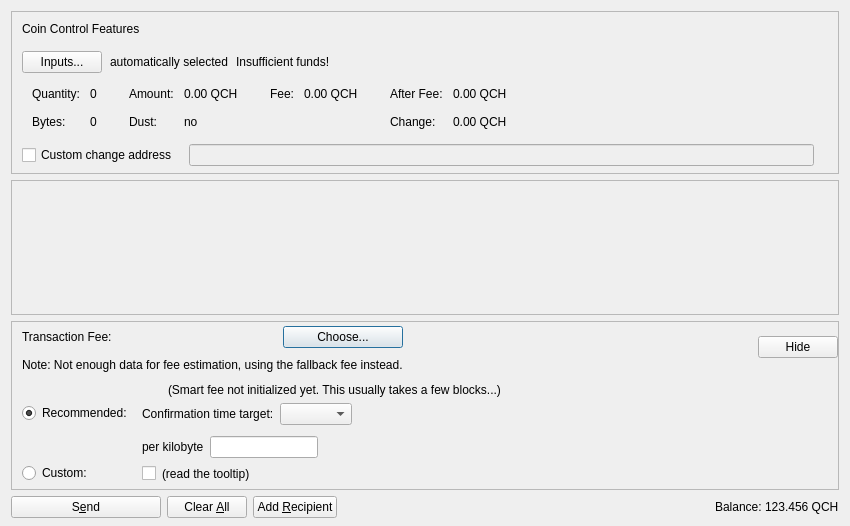
<?xml version="1.0" encoding="UTF-8"?>
<ui version="4.0">
 <class>SendCoinsDialog</class>
 <widget class="QDialog" name="SendCoinsDialog">
  <property name="geometry">
   <rect>
    <x>0</x>
    <y>0</y>
    <width>850</width>
    <height>526</height>
   </rect>
  </property>
  <property name="windowTitle">
   <string>Send Coins</string>
  </property>
  <layout class="QVBoxLayout" name="verticalLayout" stretch="0,1,0,0">
   <property name="bottomMargin">
    <number>8</number>
   </property>
   <item>
    <widget class="QFrame" name="frameCoinControl">
     <property name="sizePolicy">
      <sizepolicy hsizetype="Expanding" vsizetype="Expanding">
       <horstretch>0</horstretch>
       <verstretch>0</verstretch>
      </sizepolicy>
     </property>
     <property name="maximumSize">
      <size>
       <width>16777215</width>
       <height>16777215</height>
      </size>
     </property>
     <property name="frameShape">
      <enum>QFrame::StyledPanel</enum>
     </property>
     <property name="frameShadow">
      <enum>QFrame::Sunken</enum>
     </property>
     <layout class="QVBoxLayout" name="verticalLayoutCoinControl2">
      <property name="spacing">
       <number>0</number>
      </property>
      <property name="leftMargin">
       <number>0</number>
      </property>
      <property name="topMargin">
       <number>0</number>
      </property>
      <property name="rightMargin">
       <number>0</number>
      </property>
      <property name="bottomMargin">
       <number>6</number>
      </property>
      <item>
       <layout class="QVBoxLayout" name="verticalLayoutCoinControl" stretch="0,0,0,0,1">
        <property name="spacing">
         <number>0</number>
        </property>
        <property name="leftMargin">
         <number>10</number>
        </property>
        <property name="topMargin">
         <number>10</number>
        </property>
        <item>
         <layout class="QHBoxLayout" name="horizontalLayoutCoinControl1">
          <property name="bottomMargin">
           <number>15</number>
          </property>
          <item>
           <widget class="QLabel" name="labelCoinControlFeatures">
            <property name="sizePolicy">
             <sizepolicy hsizetype="Preferred" vsizetype="Maximum">
              <horstretch>0</horstretch>
              <verstretch>0</verstretch>
             </sizepolicy>
            </property>
            <property name="text">
             <string>Coin Control Features</string>
            </property>
           </widget>
          </item>
         </layout>
        </item>
        <item>
         <layout class="QHBoxLayout" name="horizontalLayoutCoinControl2" stretch="0,0,0,0">
          <property name="spacing">
           <number>8</number>
          </property>
          <property name="bottomMargin">
           <number>10</number>
          </property>
          <item>
           <widget class="QPushButton" name="pushButtonCoinControl">
            <property name="styleSheet">
             <string notr="true"/>
            </property>
            <property name="text">
             <string>Inputs...</string>
            </property>
            <property name="autoDefault">
             <bool>false</bool>
            </property>
           </widget>
          </item>
          <item>
           <widget class="QLabel" name="labelCoinControlAutomaticallySelected">
            <property name="text">
             <string>automatically selected</string>
            </property>
            <property name="margin">
             <number>5</number>
            </property>
           </widget>
          </item>
          <item>
           <widget class="QLabel" name="labelCoinControlInsuffFunds">
            <property name="text">
             <string>Insufficient funds!</string>
            </property>
            <property name="margin">
             <number>5</number>
            </property>
           </widget>
          </item>
          <item>
           <spacer name="horizontalSpacerCoinControl">
            <property name="orientation">
             <enum>Qt::Horizontal</enum>
            </property>
            <property name="sizeHint" stdset="0">
             <size>
              <width>40</width>
              <height>1</height>
             </size>
            </property>
           </spacer>
          </item>
         </layout>
        </item>
        <item>
         <widget class="QWidget" name="widgetCoinControl" native="true">
          <property name="sizePolicy">
           <sizepolicy hsizetype="Preferred" vsizetype="Preferred">
            <horstretch>0</horstretch>
            <verstretch>0</verstretch>
           </sizepolicy>
          </property>
          <property name="minimumSize">
           <size>
            <width>0</width>
            <height>0</height>
           </size>
          </property>
          <property name="styleSheet">
           <string notr="true"/>
          </property>
          <layout class="QHBoxLayout" name="horizontalLayoutCoinControl5">
           <property name="leftMargin">
            <number>0</number>
           </property>
           <property name="topMargin">
            <number>0</number>
           </property>
           <property name="rightMargin">
            <number>0</number>
           </property>
           <property name="bottomMargin">
            <number>0</number>
           </property>
           <item>
            <layout class="QHBoxLayout" name="horizontalLayoutCoinControl3" stretch="0,0,0,1">
             <property name="spacing">
              <number>20</number>
             </property>
             <property name="topMargin">
              <number>0</number>
             </property>
             <property name="bottomMargin">
              <number>10</number>
             </property>
             <item>
              <layout class="QFormLayout" name="formLayoutCoinControl1">
               <property name="horizontalSpacing">
                <number>10</number>
               </property>
               <property name="verticalSpacing">
                <number>14</number>
               </property>
               <property name="leftMargin">
                <number>10</number>
               </property>
               <property name="topMargin">
                <number>4</number>
               </property>
               <property name="rightMargin">
                <number>6</number>
               </property>
               <item row="0" column="0">
                <widget class="QLabel" name="labelCoinControlQuantityText">
                 <property name="text">
                  <string>Quantity:</string>
                 </property>
                 <property name="margin">
                  <number>0</number>
                 </property>
                </widget>
               </item>
               <item row="0" column="1">
                <widget class="QLabel" name="labelCoinControlQuantity">
                 <property name="cursor">
                  <cursorShape>IBeamCursor</cursorShape>
                 </property>
                 <property name="contextMenuPolicy">
                  <enum>Qt::ActionsContextMenu</enum>
                 </property>
                 <property name="text">
                  <string notr="true">0</string>
                 </property>
                 <property name="margin">
                  <number>0</number>
                 </property>
                 <property name="textInteractionFlags">
                  <set>Qt::LinksAccessibleByMouse|Qt::TextSelectableByKeyboard|Qt::TextSelectableByMouse</set>
                 </property>
                </widget>
               </item>
               <item row="1" column="0">
                <widget class="QLabel" name="labelCoinControlBytesText">
                 <property name="text">
                  <string>Bytes:</string>
                 </property>
                </widget>
               </item>
               <item row="1" column="1">
                <widget class="QLabel" name="labelCoinControlBytes">
                 <property name="cursor">
                  <cursorShape>IBeamCursor</cursorShape>
                 </property>
                 <property name="contextMenuPolicy">
                  <enum>Qt::ActionsContextMenu</enum>
                 </property>
                 <property name="text">
                  <string notr="true">0</string>
                 </property>
                 <property name="textInteractionFlags">
                  <set>Qt::LinksAccessibleByMouse|Qt::TextSelectableByKeyboard|Qt::TextSelectableByMouse</set>
                 </property>
                </widget>
               </item>
              </layout>
             </item>
             <item>
              <layout class="QFormLayout" name="formLayoutCoinControl2">
               <property name="horizontalSpacing">
                <number>10</number>
               </property>
               <property name="verticalSpacing">
                <number>14</number>
               </property>
               <property name="leftMargin">
                <number>6</number>
               </property>
               <property name="topMargin">
                <number>4</number>
               </property>
               <property name="rightMargin">
                <number>6</number>
               </property>
               <item row="0" column="0">
                <widget class="QLabel" name="labelCoinControlAmountText">
                 <property name="text">
                  <string>Amount:</string>
                 </property>
                 <property name="margin">
                  <number>0</number>
                 </property>
                </widget>
               </item>
               <item row="0" column="1">
                <widget class="QLabel" name="labelCoinControlAmount">
                 <property name="cursor">
                  <cursorShape>IBeamCursor</cursorShape>
                 </property>
                 <property name="contextMenuPolicy">
                  <enum>Qt::ActionsContextMenu</enum>
                 </property>
                 <property name="text">
                  <string notr="true">0.00 QCH</string>
                 </property>
                 <property name="textInteractionFlags">
                  <set>Qt::LinksAccessibleByMouse|Qt::TextSelectableByKeyboard|Qt::TextSelectableByMouse</set>
                 </property>
                </widget>
               </item>
               <item row="1" column="0">
                <widget class="QLabel" name="labelCoinControlLowOutputText">
                 <property name="text">
                  <string>Dust:</string>
                 </property>
                </widget>
               </item>
               <item row="1" column="1">
                <widget class="QLabel" name="labelCoinControlLowOutput">
                 <property name="cursor">
                  <cursorShape>IBeamCursor</cursorShape>
                 </property>
                 <property name="contextMenuPolicy">
                  <enum>Qt::ActionsContextMenu</enum>
                 </property>
                 <property name="text">
                  <string notr="true">no</string>
                 </property>
                 <property name="textInteractionFlags">
                  <set>Qt::LinksAccessibleByMouse|Qt::TextSelectableByKeyboard|Qt::TextSelectableByMouse</set>
                 </property>
                </widget>
               </item>
              </layout>
             </item>
             <item>
              <layout class="QFormLayout" name="formLayoutCoinControl3">
               <property name="horizontalSpacing">
                <number>10</number>
               </property>
               <property name="verticalSpacing">
                <number>14</number>
               </property>
               <property name="leftMargin">
                <number>6</number>
               </property>
               <property name="topMargin">
                <number>4</number>
               </property>
               <property name="rightMargin">
                <number>6</number>
               </property>
               <item row="0" column="0">
                <widget class="QLabel" name="labelCoinControlFeeText">
                 <property name="text">
                  <string>Fee:</string>
                 </property>
                 <property name="margin">
                  <number>0</number>
                 </property>
                </widget>
               </item>
               <item row="0" column="1">
                <widget class="QLabel" name="labelCoinControlFee">
                 <property name="cursor">
                  <cursorShape>IBeamCursor</cursorShape>
                 </property>
                 <property name="contextMenuPolicy">
                  <enum>Qt::ActionsContextMenu</enum>
                 </property>
                 <property name="text">
                  <string notr="true">0.00 QCH</string>
                 </property>
                 <property name="textInteractionFlags">
                  <set>Qt::LinksAccessibleByMouse|Qt::TextSelectableByKeyboard|Qt::TextSelectableByMouse</set>
                 </property>
                </widget>
               </item>
              </layout>
             </item>
             <item>
              <layout class="QFormLayout" name="formLayoutCoinControl4">
               <property name="horizontalSpacing">
                <number>10</number>
               </property>
               <property name="verticalSpacing">
                <number>14</number>
               </property>
               <property name="leftMargin">
                <number>6</number>
               </property>
               <property name="topMargin">
                <number>4</number>
               </property>
               <property name="rightMargin">
                <number>6</number>
               </property>
               <item row="0" column="0">
                <widget class="QLabel" name="labelCoinControlAfterFeeText">
                 <property name="text">
                  <string>After Fee:</string>
                 </property>
                 <property name="margin">
                  <number>0</number>
                 </property>
                </widget>
               </item>
               <item row="0" column="1">
                <widget class="QLabel" name="labelCoinControlAfterFee">
                 <property name="cursor">
                  <cursorShape>IBeamCursor</cursorShape>
                 </property>
                 <property name="contextMenuPolicy">
                  <enum>Qt::ActionsContextMenu</enum>
                 </property>
                 <property name="text">
                  <string notr="true">0.00 QCH</string>
                 </property>
                 <property name="textInteractionFlags">
                  <set>Qt::LinksAccessibleByMouse|Qt::TextSelectableByKeyboard|Qt::TextSelectableByMouse</set>
                 </property>
                </widget>
               </item>
               <item row="1" column="0">
                <widget class="QLabel" name="labelCoinControlChangeText">
                 <property name="text">
                  <string>Change:</string>
                 </property>
                </widget>
               </item>
               <item row="1" column="1">
                <widget class="QLabel" name="labelCoinControlChange">
                 <property name="cursor">
                  <cursorShape>IBeamCursor</cursorShape>
                 </property>
                 <property name="contextMenuPolicy">
                  <enum>Qt::ActionsContextMenu</enum>
                 </property>
                 <property name="text">
                  <string notr="true">0.00 QCH</string>
                 </property>
                 <property name="textInteractionFlags">
                  <set>Qt::LinksAccessibleByMouse|Qt::TextSelectableByKeyboard|Qt::TextSelectableByMouse</set>
                 </property>
                </widget>
               </item>
              </layout>
             </item>
            </layout>
           </item>
          </layout>
         </widget>
        </item>
        <item>
         <layout class="QHBoxLayout" name="horizontalLayoutCoinControl4" stretch="0,0,0">
          <property name="spacing">
           <number>12</number>
          </property>
          <property name="sizeConstraint">
           <enum>QLayout::SetDefaultConstraint</enum>
          </property>
          <property name="topMargin">
           <number>5</number>
          </property>
          <property name="rightMargin">
           <number>5</number>
          </property>
          <item>
           <widget class="QCheckBox" name="checkBoxCoinControlChange">
            <property name="toolTip">
             <string>If this is activated, but the change address is empty or invalid, change will be sent to a newly generated address.</string>
            </property>
            <property name="text">
             <string>Custom change address</string>
            </property>
           </widget>
          </item>
          <item>
           <widget class="QValidatedLineEdit" name="lineEditCoinControlChange">
            <property name="enabled">
             <bool>false</bool>
            </property>
            <property name="sizePolicy">
             <sizepolicy hsizetype="Expanding" vsizetype="Fixed">
              <horstretch>0</horstretch>
              <verstretch>0</verstretch>
             </sizepolicy>
            </property>
           </widget>
          </item>
          <item>
           <widget class="QLabel" name="labelCoinControlChangeLabel">
            <property name="sizePolicy">
             <sizepolicy hsizetype="Preferred" vsizetype="Expanding">
              <horstretch>0</horstretch>
              <verstretch>0</verstretch>
             </sizepolicy>
            </property>
            <property name="minimumSize">
             <size>
              <width>0</width>
              <height>0</height>
             </size>
            </property>
            <property name="text">
             <string/>
            </property>
            <property name="margin">
             <number>3</number>
            </property>
           </widget>
          </item>
         </layout>
        </item>
        <item>
         <spacer name="verticalSpacerCoinControl">
          <property name="orientation">
           <enum>Qt::Vertical</enum>
          </property>
          <property name="sizeHint" stdset="0">
           <size>
            <width>800</width>
            <height>1</height>
           </size>
          </property>
         </spacer>
        </item>
       </layout>
      </item>
     </layout>
    </widget>
   </item>
   <item>
    <widget class="QScrollArea" name="scrollArea">
     <property name="widgetResizable">
      <bool>true</bool>
     </property>
     <widget class="QWidget" name="scrollAreaWidgetContents">
      <property name="geometry">
       <rect>
        <x>0</x>
        <y>0</y>
        <width>830</width>
        <height>104</height>
       </rect>
      </property>
      <layout class="QVBoxLayout" name="verticalLayout_2" stretch="0,1">
       <property name="leftMargin">
        <number>0</number>
       </property>
       <property name="topMargin">
        <number>0</number>
       </property>
       <property name="rightMargin">
        <number>0</number>
       </property>
       <property name="bottomMargin">
        <number>0</number>
       </property>
       <item>
        <layout class="QVBoxLayout" name="entries">
         <property name="spacing">
          <number>6</number>
         </property>
        </layout>
       </item>
       <item>
        <spacer name="verticalSpacer">
         <property name="orientation">
          <enum>Qt::Vertical</enum>
         </property>
         <property name="sizeHint" stdset="0">
          <size>
           <width>20</width>
           <height>40</height>
          </size>
         </property>
        </spacer>
       </item>
      </layout>
     </widget>
    </widget>
   </item>
   <item>
    <widget class="QFrame" name="frameFee">
     <property name="sizePolicy">
      <sizepolicy hsizetype="Expanding" vsizetype="Expanding">
       <horstretch>0</horstretch>
       <verstretch>0</verstretch>
      </sizepolicy>
     </property>
     <property name="maximumSize">
      <size>
       <width>16777215</width>
       <height>16777215</height>
      </size>
     </property>
     <property name="frameShape">
      <enum>QFrame::StyledPanel</enum>
     </property>
     <property name="frameShadow">
      <enum>QFrame::Sunken</enum>
     </property>
     <layout class="QVBoxLayout" name="verticalLayoutFee1">
      <property name="spacing">
       <number>0</number>
      </property>
      <property name="leftMargin">
       <number>0</number>
      </property>
      <property name="topMargin">
       <number>0</number>
      </property>
      <property name="rightMargin">
       <number>0</number>
      </property>
      <property name="bottomMargin">
       <number>0</number>
      </property>
      <item>
       <layout class="QVBoxLayout" name="verticalLayoutFee2" stretch="0,0,0">
        <property name="spacing">
         <number>0</number>
        </property>
        <property name="leftMargin">
         <number>10</number>
        </property>
        <property name="topMargin">
         <number>0</number>
        </property>
        <item>
         <layout class="QHBoxLayout" name="horizontalLayoutFee1">
          <property name="bottomMargin">
           <number>0</number>
          </property>
          <item>
           <layout class="QVBoxLayout" name="verticalLayoutFee7">
            <property name="spacing">
             <number>0</number>
            </property>
            <item>
             <spacer name="verticalSpacerSmartFee">
              <property name="orientation">
               <enum>Qt::Vertical</enum>
              </property>
              <property name="sizeType">
               <enum>QSizePolicy::Fixed</enum>
              </property>
              <property name="sizeHint" stdset="0">
               <size>
                <width>1</width>
                <height>4</height>
               </size>
              </property>
             </spacer>
            </item>
            <item>
             <layout class="QHBoxLayout" name="horizontalLayoutSmartFee">
              <property name="spacing">
               <number>10</number>
              </property>
              <item>
               <widget class="QLabel" name="labelFeeHeadline">
                <property name="sizePolicy">
                 <sizepolicy hsizetype="Preferred" vsizetype="Maximum">
                  <horstretch>0</horstretch>
                  <verstretch>0</verstretch>
                 </sizepolicy>
                </property>
                <property name="text">
                 <string>Transaction Fee:</string>
                </property>
               </widget>
              </item>
              <item>
               <widget class="QLabel" name="labelFeeMinimized">
                <property name="text">
                 <string/>
                </property>
               </widget>
              </item>
              <item>
               <widget class="QPushButton" name="buttonChooseFee">
                <property name="text">
                 <string>Choose...</string>
                </property>
               </widget>
              </item>
             </layout>
            </item>
            <item>
             <spacer name="verticalSpacer_7">
              <property name="orientation">
               <enum>Qt::Vertical</enum>
              </property>
              <property name="sizeHint" stdset="0">
               <size>
                <width>1</width>
                <height>10</height>
               </size>
              </property>
             </spacer>
            </item>
            <item>
             <widget class="QLabel" name="fallbackFeeWarningLabel">
              <property name="toolTip">
               <string>Using the fallbackfee can result in sending a transaction that will take several hours or days (or never) to confirm. Consider choosing your fee manually or wait until you have validated the complete chain.</string>
              </property>
              <property name="text">
               <string>Note: Not enough data for fee estimation, using the fallback fee instead.</string>
              </property>
              <property name="wordWrap">
               <bool>false</bool>
              </property>
             </widget>
            </item>
            <item>
             <spacer name="verticalSpacer_5">
              <property name="orientation">
               <enum>Qt::Vertical</enum>
              </property>
              <property name="sizeHint" stdset="0">
               <size>
                <width>1</width>
                <height>1</height>
               </size>
              </property>
             </spacer>
            </item>
           </layout>
          </item>
          <item>
           <spacer name="horizontalSpacer_4">
            <property name="orientation">
             <enum>Qt::Horizontal</enum>
            </property>
            <property name="sizeHint" stdset="0">
             <size>
              <width>1</width>
              <height>1</height>
             </size>
            </property>
           </spacer>
          </item>
          <item>
           <widget class="QPushButton" name="buttonMinimizeFee">
            <property name="toolTip">
             <string>collapse fee-settings</string>
            </property>
            <property name="text">
             <string>Hide</string>
            </property>
           </widget>
          </item>
         </layout>
        </item>
        <item>
         <widget class="QFrame" name="frameFeeSelection">
          <layout class="QVBoxLayout" name="verticalLayoutFee12">
           <property name="spacing">
            <number>0</number>
           </property>
           <property name="leftMargin">
            <number>0</number>
           </property>
           <property name="topMargin">
            <number>0</number>
           </property>
           <property name="rightMargin">
            <number>0</number>
           </property>
           <property name="bottomMargin">
            <number>0</number>
           </property>
           <item>
            <layout class="QGridLayout" name="gridLayoutFee">
             <property name="topMargin">
              <number>10</number>
             </property>
             <property name="bottomMargin">
              <number>4</number>
             </property>
             <property name="horizontalSpacing">
              <number>10</number>
             </property>
             <property name="verticalSpacing">
              <number>4</number>
             </property>
             <item row="1" column="1">
              <layout class="QVBoxLayout" name="verticalLayoutFee8">
               <property name="spacing">
                <number>6</number>
               </property>
               <property name="topMargin">
                <number>3</number>
               </property>
               <item>
                <layout class="QHBoxLayout" name="horizontalLayoutFee13" stretch="0,0,1">
                 <item>
                  <widget class="QLabel" name="labelCustomPerKilobyte">
                   <property name="toolTip">
                    <string>If the custom fee is set to 1000 duffs and the transaction is only 250 bytes, then &quot;per kilobyte&quot; only pays 250 duffs in fee,&lt;br /&gt;while &quot;at least&quot; pays 1000 duffs. For transactions bigger than a kilobyte both pay by kilobyte.</string>
                   </property>
                   <property name="text">
                    <string>per kilobyte</string>
                   </property>
                  </widget>
                 </item>
                 <item>
                  <widget class="BitcoinAmountField" name="customFee"/>
                 </item>
                 <item>
                  <spacer name="horizontalSpacer_6">
                   <property name="orientation">
                    <enum>Qt::Horizontal</enum>
                   </property>
                   <property name="sizeHint" stdset="0">
                    <size>
                     <width>1</width>
                     <height>1</height>
                    </size>
                   </property>
                  </spacer>
                 </item>
                </layout>
               </item>
               <item>
                <layout class="QHBoxLayout" name="horizontalLayoutFee8">
                 <item>
                  <widget class="QCheckBox" name="checkBoxMinimumFee">
                   <property name="toolTip">
                    <string>Paying only the minimum fee is just fine as long as there is less transaction volume than space in the blocks.&lt;br /&gt;But be aware that this can end up in a never confirming transaction once there is more demand for questchain transactions than the network can process.</string>
                   </property>
                   <property name="text">
                    <string/>
                   </property>
                  </widget>
                 </item>
                 <item>
                  <widget class="QLabel" name="labelMinFeeWarning">
                   <property name="enabled">
                    <bool>true</bool>
                   </property>
                   <property name="toolTip">
                    <string>Paying only the minimum fee is just fine as long as there is less transaction volume than space in the blocks.&lt;br /&gt;But be aware that this can end up in a never confirming transaction once there is more demand for questchain transactions than the network can process.</string>
                   </property>
                   <property name="text">
                    <string>(read the tooltip)</string>
                   </property>
                   <property name="margin">
                    <number>5</number>
                   </property>
                  </widget>
                 </item>
                 <item>
                  <spacer name="horizontalSpacer_2">
                   <property name="orientation">
                    <enum>Qt::Horizontal</enum>
                   </property>
                   <property name="sizeHint" stdset="0">
                    <size>
                     <width>1</width>
                     <height>1</height>
                    </size>
                   </property>
                  </spacer>
                 </item>
                </layout>
               </item>
              </layout>
             </item>
             <item row="0" column="0">
              <layout class="QVBoxLayout" name="verticalLayoutFee4" stretch="0,1">
               <property name="topMargin">
                <number>20</number>
               </property>
               <property name="bottomMargin">
                <number>3</number>
               </property>
               <item>
                <widget class="QRadioButton" name="radioSmartFee">
                 <property name="text">
                  <string>Recommended:</string>
                 </property>
                 <property name="checked">
                  <bool>true</bool>
                 </property>
                 <attribute name="buttonGroup">
                  <string notr="true">groupFee</string>
                 </attribute>
                </widget>
               </item>
               <item>
                <spacer name="verticalSpacer_2">
                 <property name="orientation">
                  <enum>Qt::Vertical</enum>
                 </property>
                 <property name="sizeHint" stdset="0">
                  <size>
                   <width>1</width>
                   <height>1</height>
                  </size>
                 </property>
                </spacer>
               </item>
              </layout>
             </item>
             <item row="1" column="0">
              <layout class="QVBoxLayout" name="verticalLayoutFee9" stretch="0,1">
               <property name="topMargin">
                <number>30</number>
               </property>
               <item>
                <widget class="QRadioButton" name="radioCustomFee">
                 <property name="text">
                  <string>Custom:</string>
                 </property>
                 <attribute name="buttonGroup">
                  <string notr="true">groupFee</string>
                 </attribute>
                </widget>
               </item>
               <item>
                <spacer name="verticalSpacer_6">
                 <property name="orientation">
                  <enum>Qt::Vertical</enum>
                 </property>
                 <property name="sizeHint" stdset="0">
                  <size>
                   <width>1</width>
                   <height>1</height>
                  </size>
                 </property>
                </spacer>
               </item>
              </layout>
             </item>
             <item row="0" column="1">
              <layout class="QVBoxLayout" name="verticalLayoutFee3" stretch="0,0,1">
               <property name="spacing">
                <number>6</number>
               </property>
               <property name="topMargin">
                <number>0</number>
               </property>
               <property name="bottomMargin">
                <number>3</number>
               </property>
               <item>
                <layout class="QHBoxLayout" name="horizontalLayoutFee12">
                 <item>
                  <widget class="QLabel" name="labelSmartFee">
                   <property name="text">
                    <string/>
                   </property>
                   <property name="margin">
                    <number>2</number>
                   </property>
                  </widget>
                 </item>
                 <item>
                  <widget class="QLabel" name="labelFeeEstimation">
                   <property name="text">
                    <string/>
                   </property>
                  </widget>
                 </item>
                 <item>
                  <widget class="QLabel" name="labelSmartFee2">
                   <property name="text">
                    <string>(Smart fee not initialized yet. This usually takes a few blocks...)</string>
                   </property>
                   <property name="margin">
                    <number>2</number>
                   </property>
                  </widget>
                 </item>
                 <item>
                  <spacer name="horizontalSpacer_5">
                   <property name="orientation">
                    <enum>Qt::Horizontal</enum>
                   </property>
                   <property name="sizeHint" stdset="0">
                    <size>
                     <width>1</width>
                     <height>1</height>
                    </size>
                   </property>
                  </spacer>
                 </item>
                </layout>
               </item>
               <item>
                <layout class="QHBoxLayout" name="horizontalLayoutFee9">
                 <item>
                  <layout class="QVBoxLayout" name="verticalLayoutFee6">
                   <item>
                    <widget class="QLabel" name="labelSmartFee3">
                     <property name="text">
                      <string>Confirmation time target:</string>
                     </property>
                     <property name="margin">
                      <number>2</number>
                     </property>
                    </widget>
                   </item>
                  </layout>
                 </item>
                 <item>
                  <layout class="QVBoxLayout" name="verticalLayoutFee5">
                   <property name="rightMargin">
                    <number>30</number>
                   </property>
                   <item>
                    <layout class="QHBoxLayout" name="horizontalLayoutConfTarget">
                     <property name="bottomMargin">
                      <number>0</number>
                     </property>
                     <item>
                      <widget class="QComboBox" name="confTargetSelector"/>
                     </item>
                     <item>
                      <spacer name="horizontalSpacerConfTarget">
                       <property name="orientation">
                        <enum>Qt::Horizontal</enum>
                       </property>
                       <property name="sizeHint" stdset="0">
                        <size>
                         <width>40</width>
                         <height>20</height>
                        </size>
                       </property>
                      </spacer>
                     </item>
                    </layout>
                   </item>
                  </layout>
                 </item>
                </layout>
               </item>
               <item>
                <spacer name="verticalSpacer_4">
                 <property name="orientation">
                  <enum>Qt::Vertical</enum>
                 </property>
                 <property name="sizeHint" stdset="0">
                  <size>
                   <width>1</width>
                   <height>1</height>
                  </size>
                 </property>
                </spacer>
               </item>
              </layout>
             </item>
            </layout>
           </item>
          </layout>
         </widget>
        </item>
        <item>
         <spacer name="verticalSpacerFee">
          <property name="orientation">
           <enum>Qt::Vertical</enum>
          </property>
          <property name="sizeHint" stdset="0">
           <size>
            <width>800</width>
            <height>1</height>
           </size>
          </property>
         </spacer>
        </item>
       </layout>
      </item>
     </layout>
    </widget>
   </item>
   <item>
    <layout class="QHBoxLayout" name="horizontalLayout">
     <item>
      <widget class="QPushButton" name="sendButton">
       <property name="minimumSize">
        <size>
         <width>150</width>
         <height>0</height>
        </size>
       </property>
       <property name="toolTip">
        <string>Confirm the send action</string>
       </property>
       <property name="text">
        <string>S&amp;end</string>
       </property>
       <property name="autoDefault">
        <bool>false</bool>
       </property>
       <property name="default">
        <bool>false</bool>
       </property>
      </widget>
     </item>
     <item>
      <widget class="QPushButton" name="clearButton">
       <property name="sizePolicy">
        <sizepolicy hsizetype="Minimum" vsizetype="Fixed">
         <horstretch>0</horstretch>
         <verstretch>0</verstretch>
        </sizepolicy>
       </property>
       <property name="toolTip">
        <string>Clear all fields of the form.</string>
       </property>
       <property name="text">
        <string>Clear &amp;All</string>
       </property>
       <property name="autoDefault">
        <bool>false</bool>
       </property>
      </widget>
     </item>
     <item>
      <widget class="QPushButton" name="addButton">
       <property name="toolTip">
        <string>Send to multiple recipients at once</string>
       </property>
       <property name="text">
        <string>Add &amp;Recipient</string>
       </property>
       <property name="autoDefault">
        <bool>false</bool>
       </property>
      </widget>
     </item>
     <item>
      <spacer name="horizontalSpacer">
       <property name="orientation">
        <enum>Qt::Horizontal</enum>
       </property>
       <property name="sizeHint" stdset="0">
        <size>
         <width>40</width>
         <height>20</height>
        </size>
       </property>
      </spacer>
     </item>
     <item>
      <layout class="QHBoxLayout" name="horizontalLayout_2">
       <property name="spacing">
        <number>3</number>
       </property>
       <item>
        <widget class="QLabel" name="labelBalanceText">
         <property name="text">
          <string>Balance:</string>
         </property>
        </widget>
       </item>
       <item>
        <widget class="QLabel" name="labelBalance">
         <property name="sizePolicy">
          <sizepolicy hsizetype="Preferred" vsizetype="Preferred">
           <horstretch>0</horstretch>
           <verstretch>0</verstretch>
          </sizepolicy>
         </property>
         <property name="cursor">
          <cursorShape>IBeamCursor</cursorShape>
         </property>
         <property name="text">
          <string notr="true">123.456 QCH</string>
         </property>
         <property name="textInteractionFlags">
          <set>Qt::LinksAccessibleByMouse|Qt::TextSelectableByKeyboard|Qt::TextSelectableByMouse</set>
         </property>
        </widget>
       </item>
      </layout>
     </item>
    </layout>
   </item>
  </layout>
 </widget>
 <customwidgets>
  <customwidget>
   <class>QValidatedLineEdit</class>
   <extends>QLineEdit</extends>
   <header>qt/qvalidatedlineedit.h</header>
  </customwidget>
  <customwidget>
   <class>BitcoinAmountField</class>
   <extends>QLineEdit</extends>
   <header>qt/bitcoinamountfield.h</header>
   <container>1</container>
  </customwidget>
 </customwidgets>
 <resources>
  <include location="../questchain.qrc"/>
 </resources>
 <connections/>
 <buttongroups>
  <buttongroup name="groupFee"/>
 </buttongroups>
</ui>
